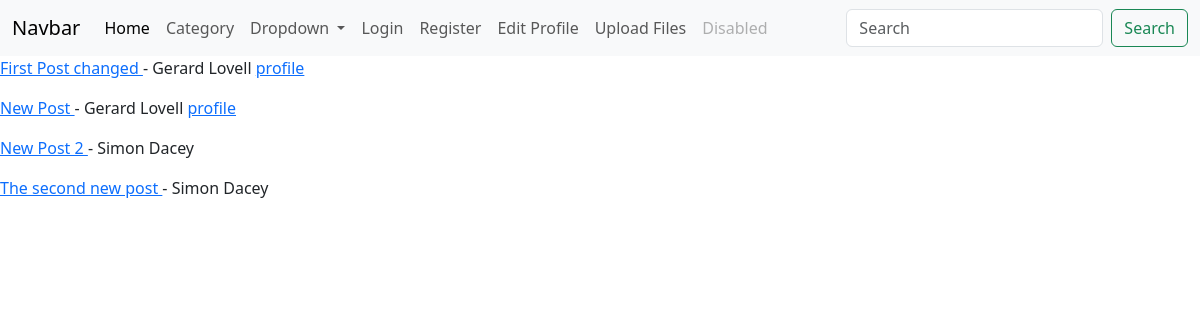
The page / on the database its author committed.
### blog/models.py (models this page shows, shortened)
class Post(models.Model):
    author = models.ForeignKey(User, null=True, blank=True, on_delete=models.CASCADE)
    body = models.TextField()
    category = models.ForeignKey(Category, on_delete=models.SET_NULL, null=True)
    likes = models.ManyToManyField(User, blank=True, null=True, related_name="post_likes")
    post_image = models.ImageField(blank=True, null=True)
    title = models.CharField(max_length=255)

### blog/views.py (the view)
# urls.py: path("", HomePageView.as_view(), name="home"),
class HomePageView(ListView):
    template_name = "home.html"
    model = Post

### blog/templates/home.html (shortened to what this page needs)
{% extends 'base.html' %}
{% block content %}
    {% for post in object_list %}
        <p>
            <a href="{% url 'detail_post' post.id %}">
                {{ post.title }}
            </a>
        - {{ post.author.first_name }} {{ post.author.last_name }}
        {% if post.author.profile %}
        <a href="{% url 'detail_profile' post.author.profile.id %}">
            profile
           </a>
        {% endif %}
        </p>
    {% endfor %}
{% endblock %}

### rows shown on the page
Post: title "First Post changed", author.first_name "Gerard", author.last_name "Lovell", shows "profile"
Post: title "New Post", author.first_name "Gerard", author.last_name "Lovell", shows "profile"
Post: title "New Post 2", author.first_name "Simon", author.last_name "Dacey"
Post: title "The second new post", author.first_name "Simon", author.last_name "Dacey"
